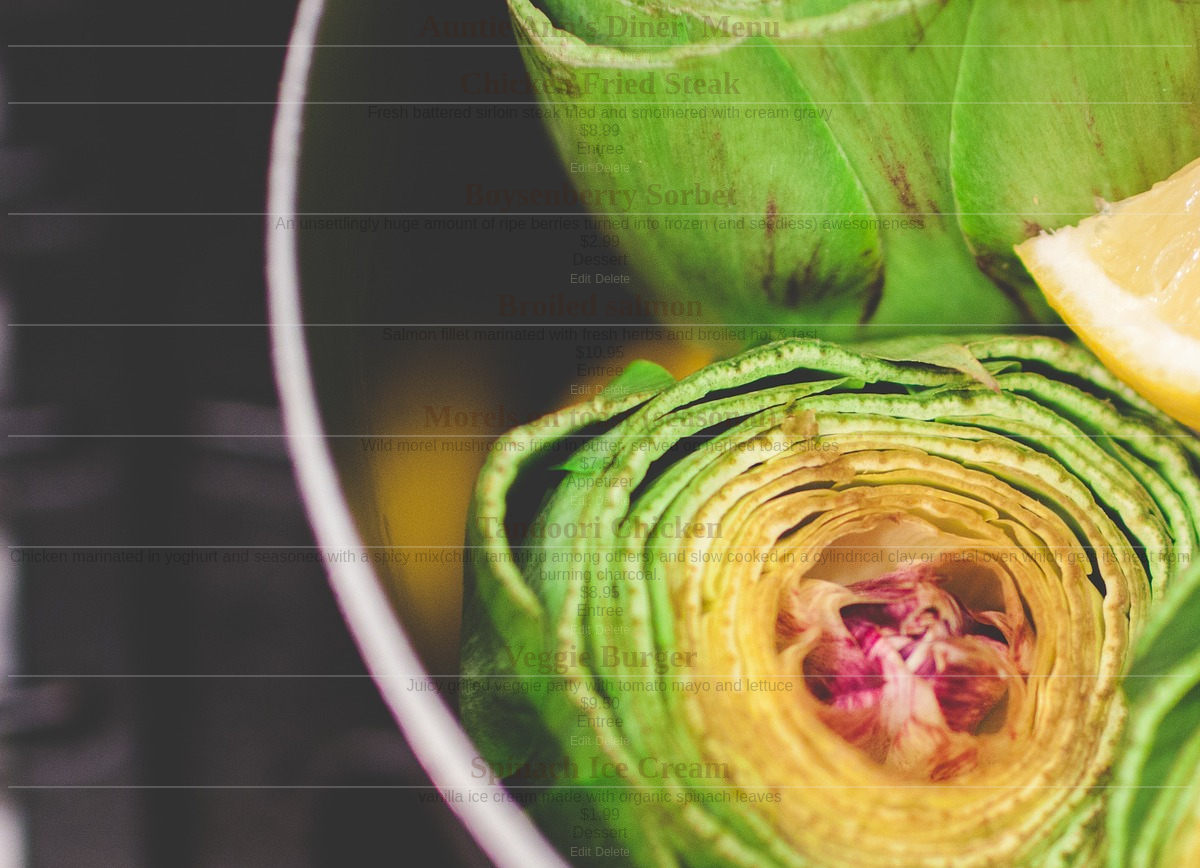
The page /restaurant/13 on the database its author committed.
### database_setup.py (models this page shows, shortened)
class Restaurant(Base):
    __tablename__ = 'restaurant'
    name = Column(String(80),nullable =False)
    id = Column(Integer, primary_key = True)

class MenuItem(Base):
    __tablename__ = 'menu_item'
    name = Column(String(80),nullable =False)
    id = Column(Integer, primary_key = True)
    course = Column(String(80))
    description = Column(String(250))
    price = Column(String(8))
    restaurant_id = Column(Integer, ForeignKey('restaurant.id'))
    restaurant = relationship(Restaurant)

### finalproject.py (the view)
@app.route('/restaurant/<int:restaurant_id>')
@app.route('/restaurant/<int:restaurant_id>/menu')
def showMenu(restaurant_id):
    restaurant = session.query(Restaurant).filter_by(id = restaurant_id).first()
    items = session.query(MenuItem).filter_by(restaurant_id=restaurant_id)
    if(restaurant):
        return render_template('menu.html', restaurant = restaurant, items = items)
    else:
        return render_template('nodatafound.html',message = "No restaurant exists with ID %s"%restaurant_id)
    return "This page will show menu for %s restaurant"%restaurant_id

### templates/menu.html (shortened to what this page needs)
<!DOCTYPE html>
<html lang="en" dir="ltr">
  <head>
    <link rel=stylesheet type=text/css href="{{ url_for('static', filename='styles.css') }}">
  </head>
  <body>
    <h1>{{restaurant.name}} Menu</h1>
    <a href="{{url_for('newMenuItem',restaurant_id=restaurant.id)}}">Add new menu item</a>
    {%if items%}
      {%for item in items%}
        <h1>{{item.name}}</h1>
        {{item.description}}<br>
        {{item.price}}<br>
        {{item.course}}<br>
        <a href="{{url_for('editMenuItem',restaurant_id = restaurant.id, menu_id = item.id)}}">Edit</a>
        <a href="{{url_for('deleteMenuItem',restaurant_id = restaurant.id, menu_id = item.id)}}">Delete</a>
      {%endfor%}
    {%elif not items%}
      <h2>No menu items found</h2>
    {%endif%}
  </body>
</html>

### static/styles.css (style rules this page uses)
body { font-family: sans-serif; background-color: #333333; background-image: url('images/artichokes-1246858_1920.jpg'); opacity:0.2; text-align: center; }
h1 { color:#4d1a00; }
h1, h2 { font-family: 'Georgia', serif; margin: 0; }
h1 { border-bottom: 2px solid #eee; }
a { text-decoration: none; color:#FFFFCC; font-size: .75em; }

### rows shown on the page
Restaurant: name "Auntie Ann's Diner'"
MenuItem: name "Chicken Fried Steak", description "Fresh battered sirloin steak fried and smothered with cream gravy", price "$8.99", course "Entree"
MenuItem: name "Boysenberry Sorbet", description "An unsettlingly huge amount of ripe berries turned into frozen (and seedless) awesomeness", price "$2.99"
MenuItem: name "Broiled salmon", description "Salmon fillet marinated with fresh herbs and broiled hot & fast", course "Entree"
MenuItem: name "Morels on toast (seasonal)", description "Wild morel mushrooms fried in butter, served on herbed toast slices", price "$7.50", course "Appetizer"
MenuItem: name "Tandoori Chicken", description "Chicken marinated in yoghurt and seasoned with a spicy mix(chilli, tamarind among others) and slow cooked in a cylindrical clay or metal oven which gets its heat from burning charcoal.", price "$8.95", course "Entree"
MenuItem: name "Veggie Burger", description "Juicy grilled veggie patty with tomato mayo and lettuce", price "$9.50", course "Entree"
MenuItem: name "Spinach Ice Cream", description "vanilla ice cream made with organic spinach leaves", price "$1.99", course "Dessert"
